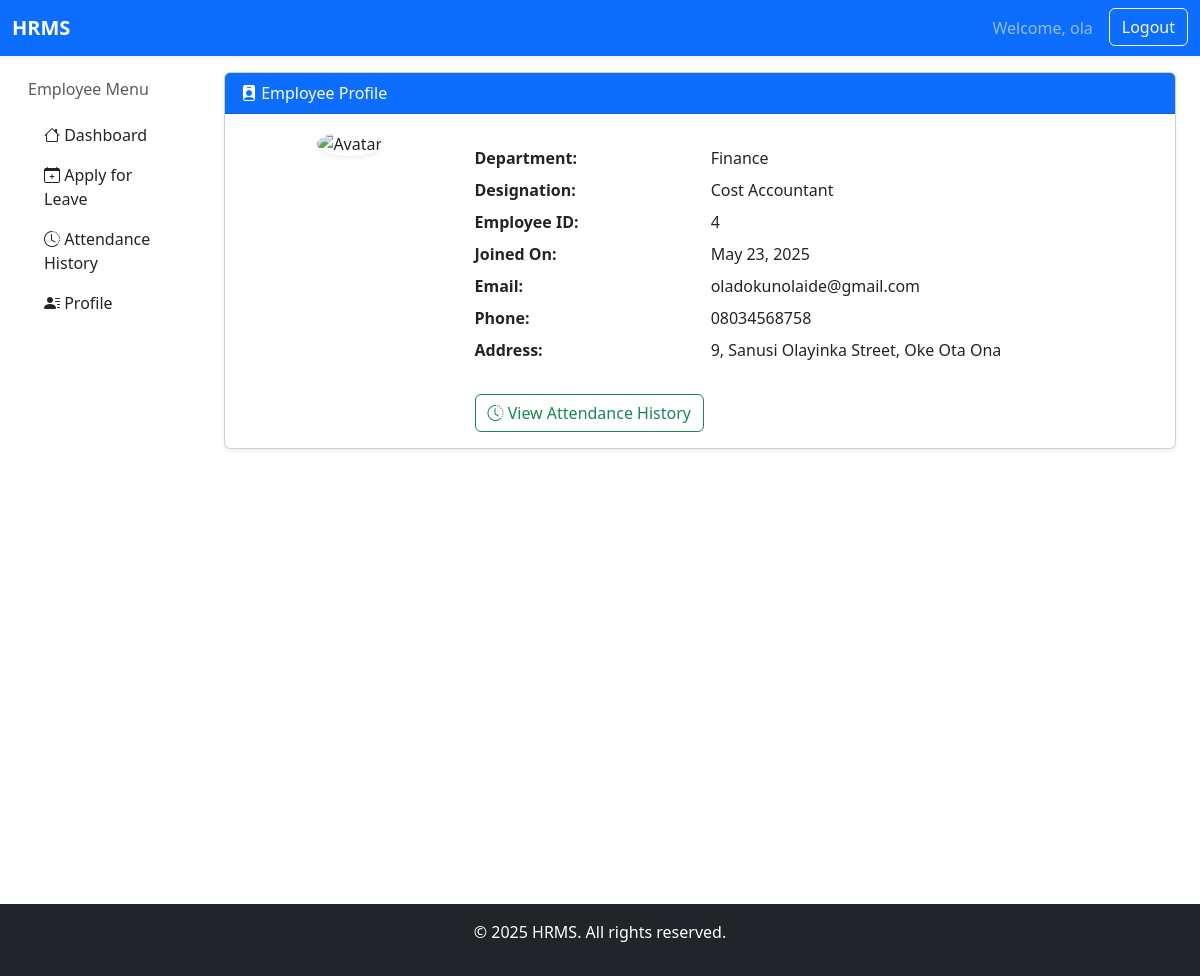
Screenshot of /profile/ (signed in) with the database file from the repository.
### core/models.py (models this page shows, shortened)
class Employee(models.Model):
    user = models.OneToOneField(User, on_delete=models.CASCADE, related_name='employee')
    department = models.CharField(max_length=100)
    designation = models.CharField(max_length=100)
    join_date = models.DateField()
    phone = models.CharField(max_length=15)
    address = models.TextField()
    is_hr = models.BooleanField(default=False)

### core/views.py (the view)
# urls.py: path('profile/', views.profile, name='profile'),
@login_required
def profile(request):
    employee = get_object_or_404(Employee, user=request.user)
    return render(request, "core/profile.html", {"employee": employee})

### templates/core/profile.html (shortened to what this page needs)
{% extends "core/base.html" %}
{% block brand_link %}
<a class="navbar-brand" href="{% url 'hr_dashboard' %}"><b>HRMS</b></a>
{% endblock %}
{% block content %}
{% include "core/emp_sidebar.html" %}
<main class="col-md-9 ms-sm-auto col-lg-10 px-md-4 mt-3">
  <div class="card shadow-sm mb-4">
    <div class="card-header bg-primary text-white">
      <i class="bi bi-person-badge-fill"></i> Employee Profile
    </div>
    <div class="card-body">
      <div class="row g-3">
        <div class="col-md-3 text-center">
          <img src="{{ employee.avatar_url|default:'/static/img/avatar_placeholder.png' }}"
               class="rounded-circle img-fluid shadow-sm" style="max-height: 160px;" alt="Avatar">
        </div>
        <div class="col-md-9">
          <dl class="row">
            <dt class="col-sm-4">Department:</dt>
            <dd class="col-sm-8">{{ employee.department }}</dd>
            <dt class="col-sm-4">Designation:</dt>
            <dd class="col-sm-8">{{ employee.designation }}</dd>
            <dt class="col-sm-4">Employee ID:</dt>
            <dd class="col-sm-8">{{ employee.id }}</dd>
            <dt class="col-sm-4">Joined On:</dt>
            <dd class="col-sm-8">{{ employee.join_date|date:"M d, Y" }}</dd>
            <dt class="col-sm-4">Email:</dt>
            <dd class="col-sm-8">{{ employee.user.email }}</dd>
            <dt class="col-sm-4">Phone:</dt>
            <dd class="col-sm-8">{{ employee.phone|default:"—" }}</dd>
            <dt class="col-sm-4">Address:</dt>
            <dd class="col-sm-8">{{ employee.address|default:"—" }}</dd>
          </dl>
          <a href="{% url 'attendance' %}" class="btn btn-outline-success mt-2">
            <i class="bi bi-clock-history"></i> View Attendance History
          </a>
        </div>
      </div>
    </div>
  </div>
</main>
{% endblock %}

### templates/core/base.html (shortened to what this page needs)
<!doctype html>
<html lang="en">
  <head>
    <link rel="stylesheet" href="https://cdnjs.cloudflare.com/ajax/libs/font-awesome/6.5.0/css/all.min.css">
    <link href="https://cdn.jsdelivr.net/npm/bootstrap@5.3.6/dist/css/bootstrap.min.css" rel="stylesheet">
    <link href="https://cdn.jsdelivr.net/npm/bootstrap@5.3.0/dist/css/bootstrap.min.css" rel="stylesheet">
    <link href="https://cdn.jsdelivr.net/npm/bootstrap-icons@1.10.5/font/bootstrap-icons.css" rel="stylesheet">
  </head>
  <body>
    {% block nav %}
      <nav class="navbar navbar-expand-lg navbar-dark bg-primary shadow-sm">
        <div class="container-fluid">
        {% block brand_link %}{% endblock %}
        <div class="collapse navbar-collapse justify-content-end" id="navbarContent">
        <ul class="navbar-nav mb-2 mb-lg-0">
          {% if user.is_authenticated %}
            <li class="nav-item">
              <a class="nav-link" href="#">Welcome, {{ user.username }}</a>
            </li>
            <li class="nav-item">
              <form method="post" action="{% url 'logout' %}" class="d-inline">
                <button type="submit" class="btn btn-outline-light ms-2">Logout</button>
              </form>
            </li>
          {% endif %}
      </ul>
    </div>
  </div>
</nav>
{% endblock %}
  <div class="container-fluid">
    <div class="row">
      {% block content %}
      {% endblock %}
    </div>
  </div>
  <footer class="mt-5 text-center text-white bg-dark py-3">
    <p>&copy; 2025 HRMS. All rights reserved.</p>
  </footer>
  </body>
</html>

### rows the page displays
Employee: department "Finance", designation "Cost Accountant", id "4", join_date "May 23, 2025", user.email "oladokunolaide@gmail.com", phone "08034568758", address "9, Sanusi Olayinka Street, Oke Ota Ona"

### other values shown
{{ user.username }} "ola"
